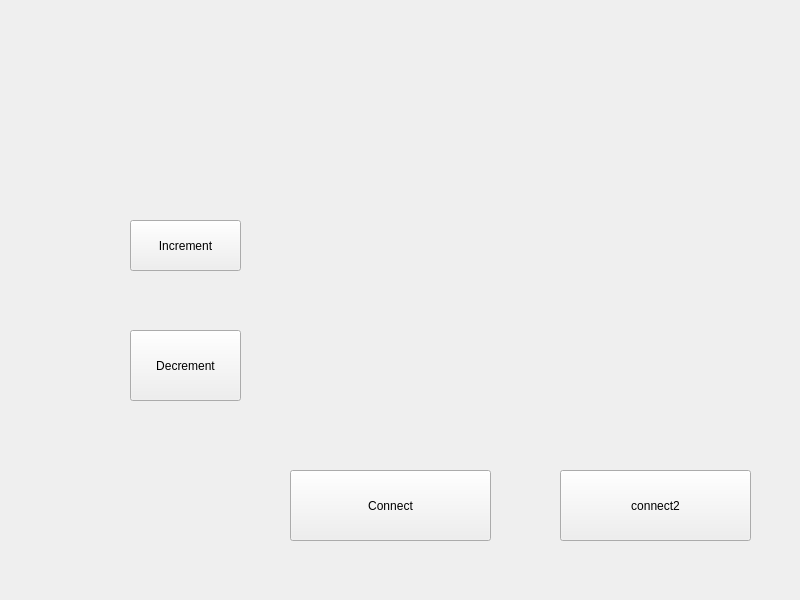
<?xml version="1.0" encoding="UTF-8"?>
<ui version="4.0">
 <class>MainWindow</class>
 <widget class="QMainWindow" name="MainWindow">
  <property name="geometry">
   <rect>
    <x>0</x>
    <y>0</y>
    <width>800</width>
    <height>600</height>
   </rect>
  </property>
  <property name="windowTitle">
   <string>MainWindow</string>
  </property>
  <widget class="QWidget" name="centralwidget">
   <widget class="QLabel" name="label">
    <property name="geometry">
     <rect>
      <x>380</x>
      <y>240</y>
      <width>351</width>
      <height>111</height>
     </rect>
    </property>
    <property name="text">
     <string/>
    </property>
   </widget>
   <widget class="QPushButton" name="pushButton_inc">
    <property name="geometry">
     <rect>
      <x>130</x>
      <y>220</y>
      <width>111</width>
      <height>51</height>
     </rect>
    </property>
    <property name="text">
     <string>Increment</string>
    </property>
   </widget>
   <widget class="QPushButton" name="pushButton_dec">
    <property name="geometry">
     <rect>
      <x>130</x>
      <y>330</y>
      <width>111</width>
      <height>71</height>
     </rect>
    </property>
    <property name="text">
     <string>Decrement</string>
    </property>
   </widget>
   <widget class="QPushButton" name="pushButton_connect">
    <property name="geometry">
     <rect>
      <x>290</x>
      <y>470</y>
      <width>201</width>
      <height>71</height>
     </rect>
    </property>
    <property name="text">
     <string>Connect</string>
    </property>
   </widget>
   <widget class="QPushButton" name="pushButton_connect2">
    <property name="geometry">
     <rect>
      <x>560</x>
      <y>470</y>
      <width>191</width>
      <height>71</height>
     </rect>
    </property>
    <property name="text">
     <string>connect2</string>
    </property>
   </widget>
  </widget>
 </widget>
 <resources/>
 <connections/>
</ui>
